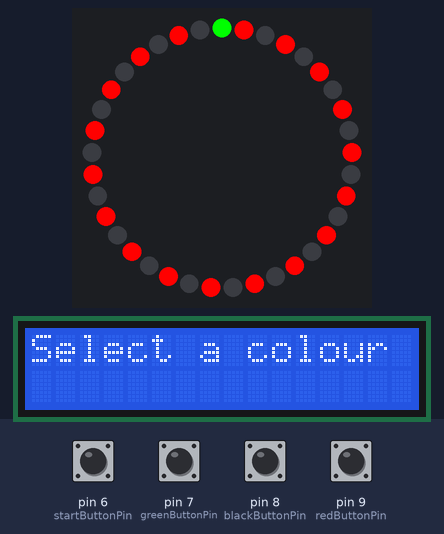
Bench run of a sketch on a simulated Arduino Uno, built with avr-gcc and run on an emulated ATmega328P. Parts: 37 RGB LEDs in a ring, first at the top, clockwise, 16×2 character LCD. The inputs (shaded band) are chosen by the test bench; at power-on: pin 6 (startButtonPin), pin 7 (greenButtonPin), pin 8 (blackButtonPin), pin 9 (redButtonPin) HIGH. Random numbers use the default seed unless the sketch sets one.

Above: at 1.2 s.
1.3 s: pin 6 (startButtonPin) pulled LOW for 0.15 s
At 2.0 s:
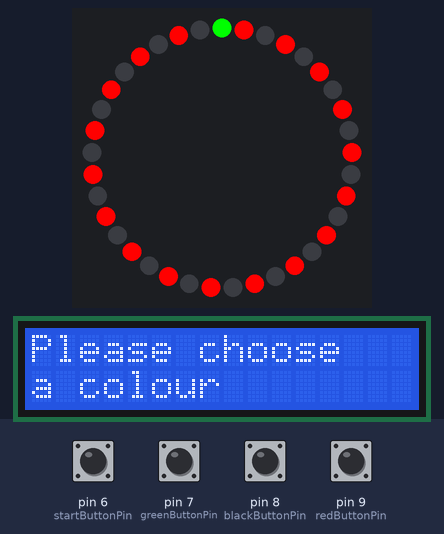
3.8 s: pin 7 (greenButtonPin) pulled LOW for 0.15 s
At 5.0 s:
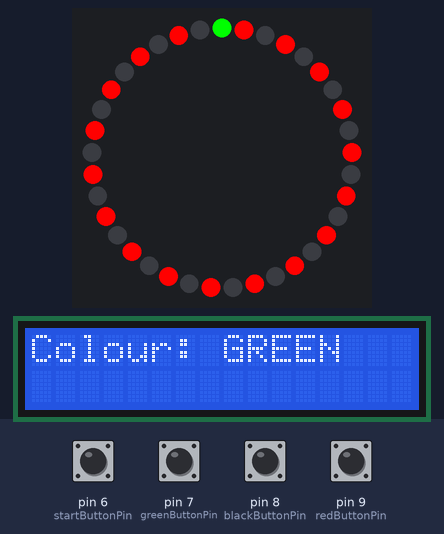
5.4 s: pin 8 (blackButtonPin) pulled LOW for 0.15 s
At 6.2 s:
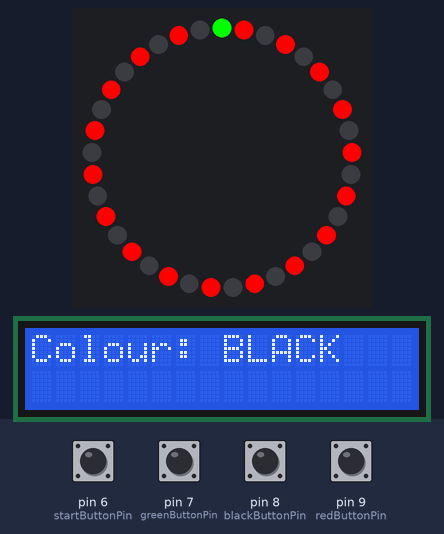
7.0 s: pin 9 (redButtonPin) pulled LOW for 0.15 s
At 7.4 s:
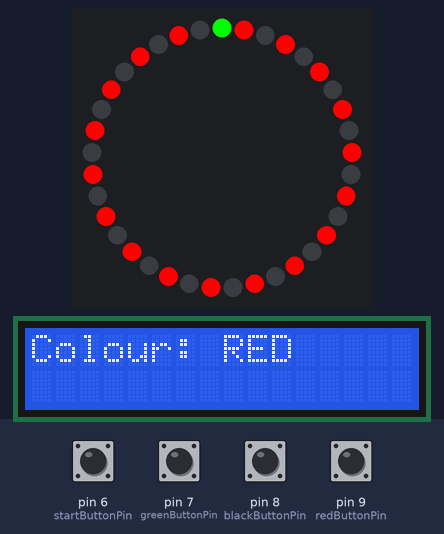
8.6 s: pin 6 (startButtonPin) pulled LOW for 1 s
At 17.6 s:
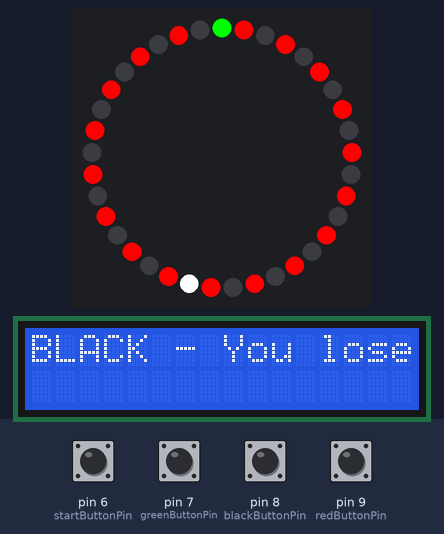
Timing chart, 0 to 19.1 s (numbered marks = the images above; inputs shaded):
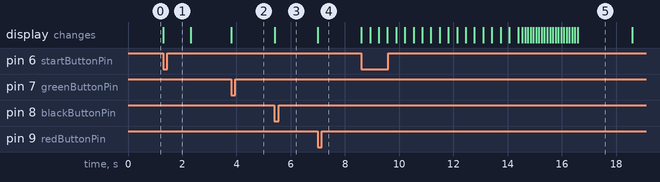

Measured:
- after the input at 1.3 s, the display: changes at once (image 1)
- after the input at 3.8 s, the display: changes at once (image 2)
- after the input at 5.4 s, the display: changes at once (image 3)
- after the input at 7.0 s, the display: changes at once (image 4)
- after the input at 8.6 s, the display: first changes at once (image 5 shows a later state)

The sketch:

sketch.ino
```cpp
/*
  ROULETTE GAME

  Controls:
  Red button   (D9)  -> Bet on RED
  Black button (D8)  -> Bet on BLACK
  Green button (D7)  -> Bet on GREEN
  White button (D6)  -> Spin the wheel

  Author:
  Nicolas GOSSARD
*/

#include <Adafruit_NeoPixel.h>
#include <LiquidCrystal.h>

// pins
constexpr int startButtonPin = 6;
constexpr int redButtonPin = 9;
constexpr int blackButtonPin = 8;
constexpr int greenButtonPin = 7;
constexpr int dinPin = 10;

// settings
constexpr int normalSpinDelay = 30;
constexpr int finalSpinDelay = 100;
constexpr int revCount = 5;
constexpr int ledCount = 37;
constexpr int noBall = -1;

// colour choices
constexpr int noColour = -1;
constexpr int redColour = 0;
constexpr int blackColour = 1;
constexpr int greenColour = 2;

// state variables
int randomRing = 0;
int selectedColour = noColour;
int resultColour = noColour;
bool canStart = false;

Adafruit_NeoPixel ring(ledCount, dinPin, NEO_GRB + NEO_KHZ800);
LiquidCrystal lcd(12, 11, 5, 4, 3, 2);

void setup()
{
  randomSeed(analogRead(A0));

  pinMode(startButtonPin, INPUT_PULLUP);
  pinMode(redButtonPin, INPUT_PULLUP);
  pinMode(blackButtonPin, INPUT_PULLUP);
  pinMode(greenButtonPin, INPUT_PULLUP);

  canStart = true;

  ring.begin();
  ring.clear();
  ring.show();

  lcd.begin(16, 2);
  lcd.clear();
  lcd.print("Select a colour");

  displayRoulette(noBall);
}

void loop()
{
  if (digitalRead(redButtonPin) == LOW)
  {
    selectedColour = redColour;
    lcd.clear();
    lcd.print("Colour: RED");
    delay(200);
  }
  else if (digitalRead(blackButtonPin) == LOW)
  {
    selectedColour = blackColour;
    lcd.clear();
    lcd.print("Colour: BLACK");
    delay(200);
  }
  else if (digitalRead(greenButtonPin) == LOW)
  {
    selectedColour = greenColour;
    lcd.clear();
    lcd.print("Colour: GREEN");
    delay(200);
  }

  if (digitalRead(startButtonPin) == LOW && canStart)
  {
    if (selectedColour == noColour)
    {
      lcd.clear();
      lcd.print("Please choose");
      lcd.setCursor(0, 1);
      lcd.print("a colour");
      delay(1000);
      lcd.clear();
      lcd.print("Select a colour");
      return;
    }

    randomRing = random(ledCount);
    spinBall();
  }
}

void spinBall()
{
  canStart = false;
  int posBall = 0;

  lcd.clear();
  lcd.print("Wait...");

  for (int i = 0; i < ledCount * revCount; i++)
  {
    displayRoulette(posBall);
    posBall = (posBall + 1) % ledCount;
    delay(normalSpinDelay);
  }

  while (posBall != randomRing)
  {
    posBall = (posBall + 1) % ledCount;
    displayRoulette(posBall);
    delay(finalSpinDelay);
  }

  displayResult(posBall);
  canStart = true;
}

void displayRoulette(int posBall)
{
  for (int i = 0; i < ledCount; i++)
  {
    if (i == posBall)
    {
      ring.setPixelColor(i, ring.Color(255, 255, 255));
    }
    else if (i == 0)
    {
      ring.setPixelColor(i, ring.Color(0, 255, 0));
    }
    else if (i % 2 == 0)
    {
      ring.setPixelColor(i, ring.Color(0, 0, 0));
    }
    else
    {
      ring.setPixelColor(i, ring.Color(255, 0, 0));
    }
  }

  ring.show();
}

void displayResult(int posBall)
{
  lcd.clear();

  if (posBall == 0)
  {
    lcd.print("GREEN - ");
    resultColour = greenColour;
  }
  else if (posBall % 2 == 0)
  {
    lcd.print("BLACK - ");
    resultColour = blackColour;
  }
  else
  {
    lcd.print("RED - ");
    resultColour = redColour;
  }

  if (resultColour == selectedColour)
    lcd.print("You win");
  else
    lcd.print("You lose");

  selectedColour = noColour;
  delay(2000);
  lcd.clear();
  lcd.print("Select a colour");
}
```
